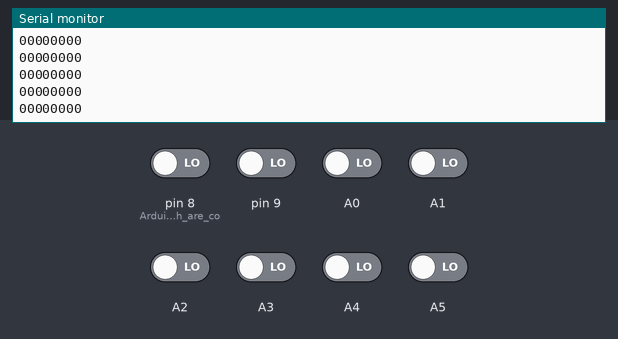
A sketch run on a simulated Arduino Uno, built with avr-gcc and run on an emulated ATmega328P. Parts: the last lines printed to the serial monitor. The inputs (shaded band) are chosen by the test bench; at power-on: A0–5, pin 8 (Arduino_pins_which_are_co), pin 9 LOW.

Above: at 1.2 s.
1.3 s: pin 8 (Arduino_pins_which_are_co) driven HIGH
At 1.31 s:
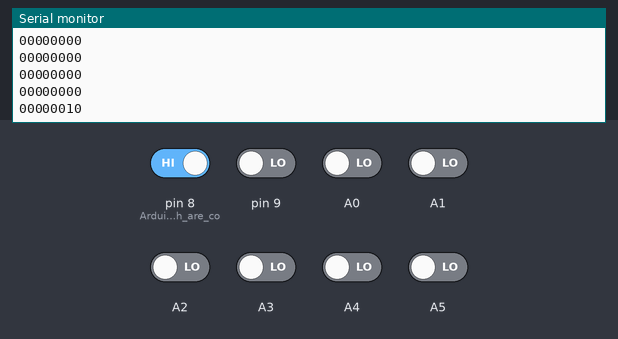
2.8 s: pin 9 driven HIGH
At 2.82 s:
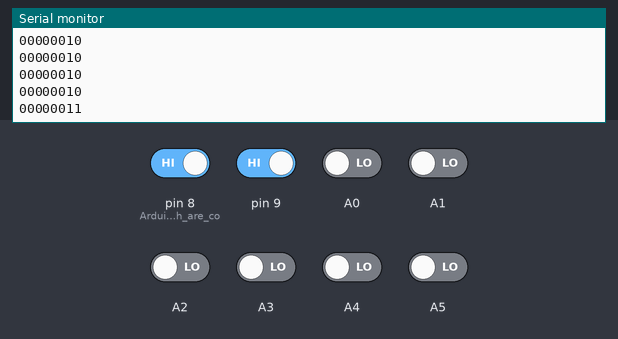
4.3 s: A0 driven HIGH
At 4.33 s:
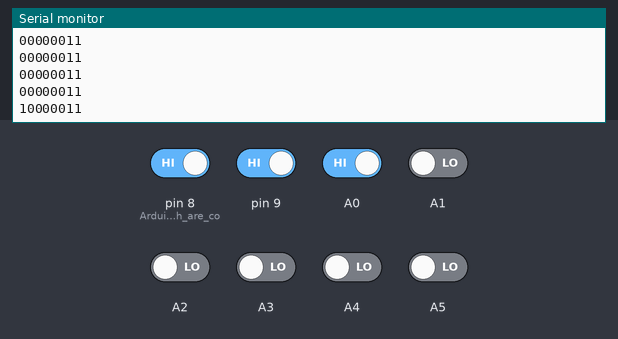
5.8 s: A1 driven HIGH
At 5.84 s:
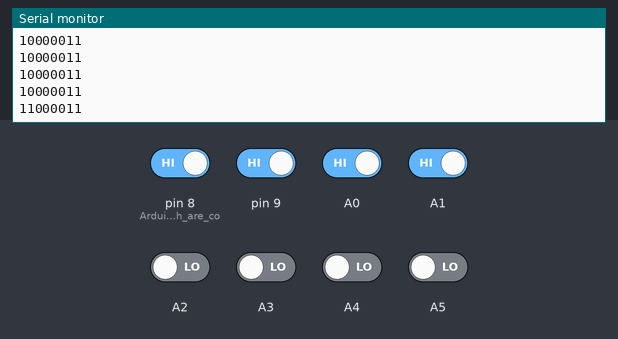
7.3 s: A2 driven HIGH
At 7.35 s:
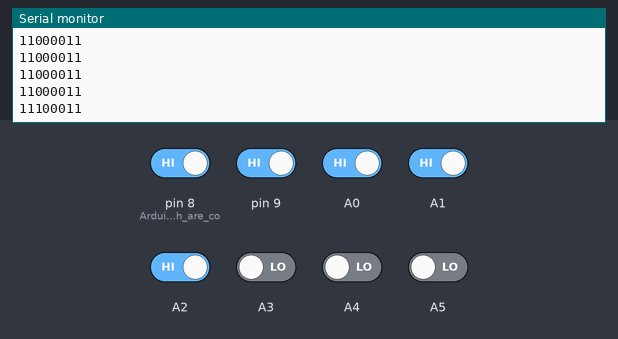
8.8 s: A3 driven HIGH
At 8.85 s:
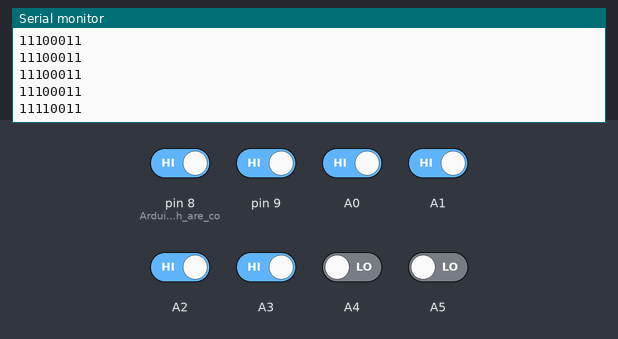
Timing chart, 0 to 11.3 s (numbered marks = the images above; inputs shaded):
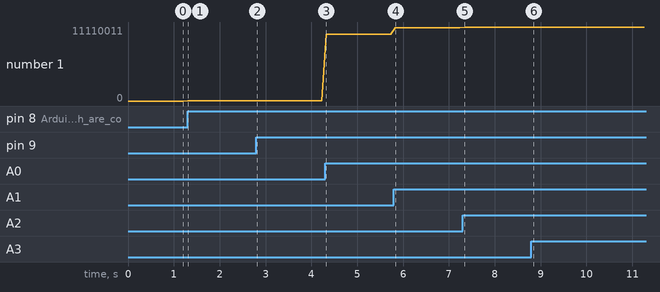

Measured:
- after the input at 1.3 s, the serial monitor: prints a new line at once (image 1)
- after the input at 2.8 s, the serial monitor: prints a new line at once (image 2)
- after the input at 4.3 s, the serial monitor: prints a new line at once (image 3)
- after the input at 5.8 s, the serial monitor: prints a new line at once (image 4)
- after the input at 7.3 s, the serial monitor: prints a new line at once (image 5)
- after the input at 8.8 s, the serial monitor: prints a new line after 0.05 s (image 6)
- plotted number 1: 0 → 10 after the input at 1.3 s, 10 → 11 after the input at 2.8 s, 11 → 10000011 after the input at 4.3 s, 10000011 → 11000011 after the input at 5.8 s, 11000011 → 11100011 after the input at 7.3 s

The sketch:

array_test.ino
```cpp
/*
Arduino pin       8-Array sensor Pin
A0                  D0
A1                  D1
A3                  D2
A3                  D3
A4                  D4
A5                  D5
8                   D6
9                   D7
You can see the output in the serial monitor.
*/
void setup() {
  pinMode(8, INPUT); //Arduino pins which are connected with the sensor are declared as INPUT pins
  pinMode(9, INPUT);
  pinMode(A0, INPUT);
  pinMode(A1, INPUT);
  pinMode(A2, INPUT);
  pinMode(A3, INPUT);
  pinMode(A4, INPUT);
  pinMode(A5, INPUT);
  Serial.begin(9600);

}

void loop() {
int a[8]; // An array of 8 elements are created as there are total 8 sensors in the Sensor Module
a[0]=digitalRead(A0); // Digital value of the input pin are measured and stored in the array
a[1]=digitalRead(A1);
a[2]=digitalRead(A2);
a[3]=digitalRead(A3);
a[4]=digitalRead(A4);
a[5]=digitalRead(A5);
a[6]=digitalRead(8);
a[7]=digitalRead(9);
Serial.print(a[0]);// results are printed according to the sensor value
Serial.print(a[1]);
Serial.print(a[2]);
Serial.print(a[3]);
Serial.print(a[4]);
Serial.print(a[5]);
Serial.print(a[6]);
Serial.print(a[7]);
Serial.print("\t");
Serial.println(" ");
delay(100);


}
```
